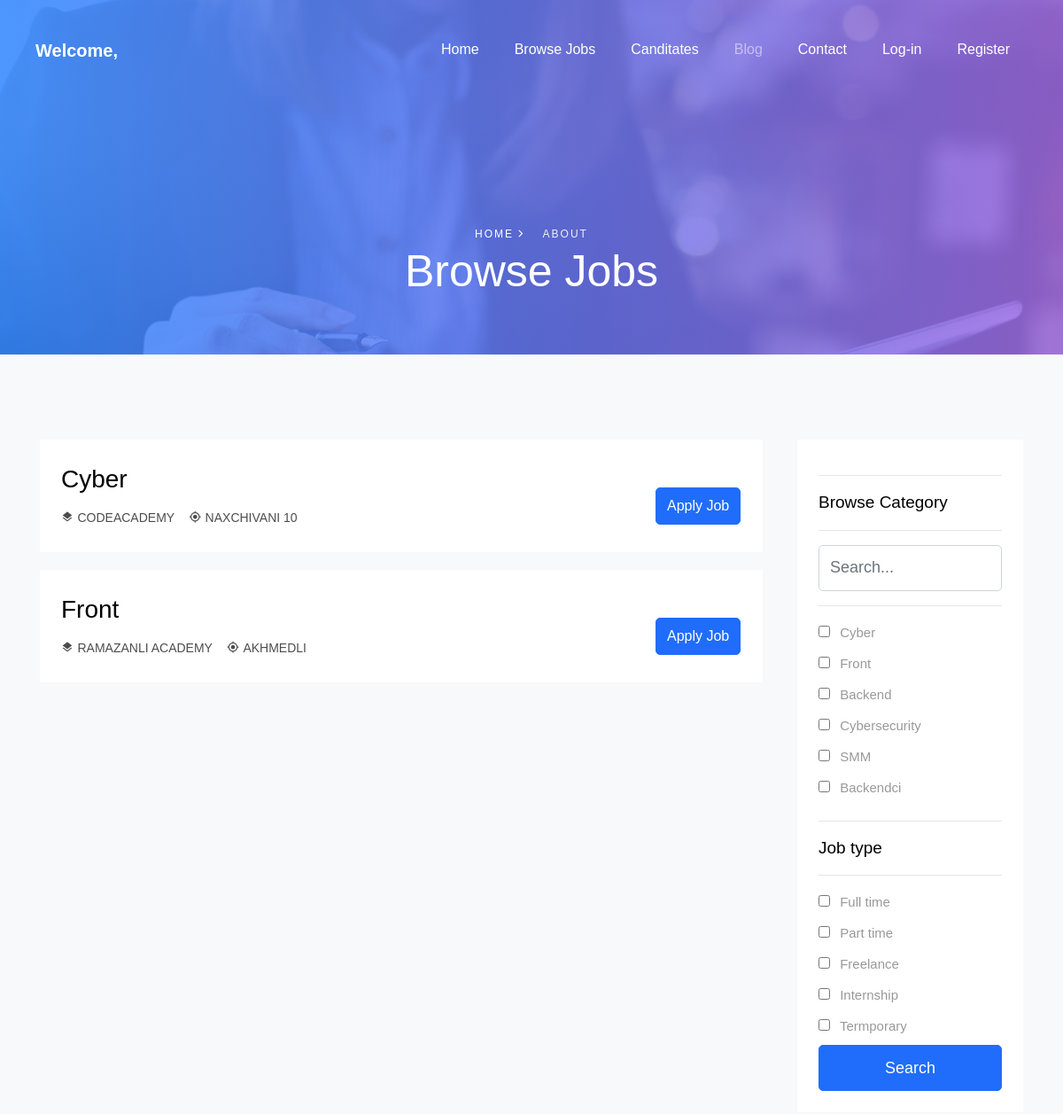
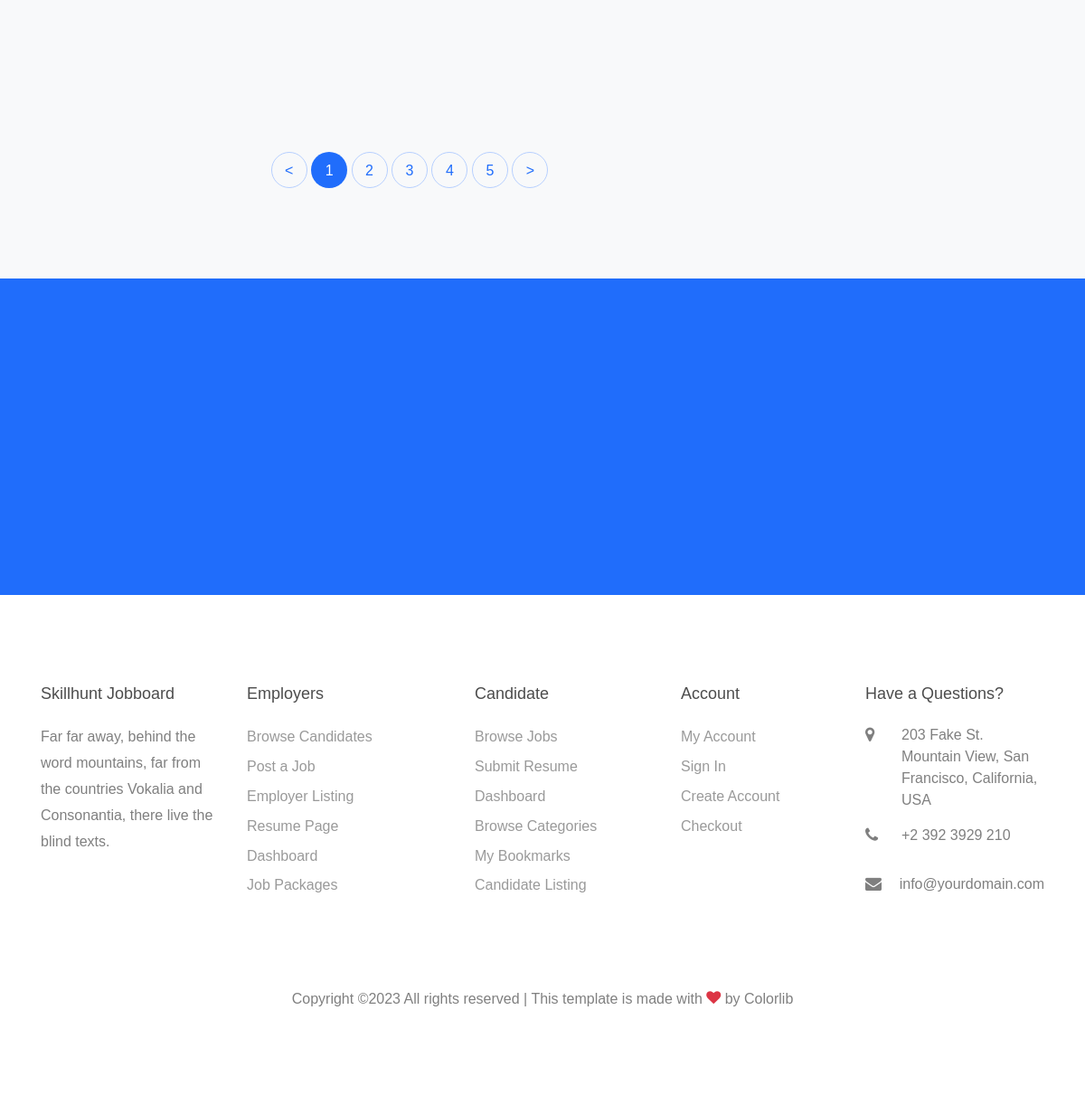
Screenshot of /browsejobs with the database file from the repository (2 pictures, top to bottom).
### core/models.py (models this page shows, shortened)
class JobPost(models.Model):
    CHOICES = (
        ('full_time', 'Full time'),
        ('part_time', 'Part time'),
        ('freelance', 'Freelance'),
        ('internship', 'Internship'),
        ('termporary', 'Termporary')
    )
    title = models.CharField(max_length=100)
    company = models.CharField(max_length=100)
    job_type = models.CharField(choices=CHOICES, max_length=100)
    location = models.CharField(max_length=100)
    description = models.TextField()

### core/views.py (the view, shortened to what this page needs)
# urls.py: path('browsejobs', BrowseJobsView.as_view(), name='browsejobs'),
class BrowseJobsView(ListView):
    model = JobPost
    template_name = 'browsejobs.html'
    def get(self, request, *args, **kwargs):
        job = JobPost.objects.all()
        query_search = request.GET.get('q')
        query_category = request.GET.getlist('job')
        query_type = request.GET.getlist('type')
        context = {
            'job': job,
            'job_type': CHOICES,
        }
        return render(request, 'browsejobs.html', context=context)

### templates/browsejobs.html (shortened to what this page needs)
{% extends 'base.html' %}
{% load static %}
{% block content %}
    <div class="hero-wrap hero-wrap-2" style="background-image: url({% static 'images/bg_1.jpg' %});" data-stellar-background-ratio="0.5">
      <div class="overlay"></div>
      <div class="container">
        <div class="row no-gutters slider-text align-items-end justify-content-start">
          <div class="col-md-12 ftco-animate text-center mb-5">
          	<p class="breadcrumbs mb-0"><span class="mr-3"><a href="index.html">Home <i class="ion-ios-arrow-forward"></i></a></span> <span>About</span></p>
            <h1 class="mb-3 bread">Browse Jobs</h1>
          </div>
        </div>
      </div>
    </div>
		<section class="ftco-section bg-light">
			<div class="container">
				<div class="row">
					<div class="col-lg-9 pr-lg-4">
						<div class="row">
							{% for i in job %}
							<div class="col-md-12 ftco-animate">
		            <div class="job-post-item p-4 d-block d-lg-flex align-items-center">
		              <div class="one-third mb-4 mb-md-0">
		                <div class="job-post-item-header align-items-center">
		                  <h2 class="mr-3 text-black"><a href="#">{{i.title}}</a></h2>
		                </div>
		                <div class="job-post-item-body d-block d-md-flex">
		                  <div class="mr-3"><span class="icon-layers"></span> <a href="#">{{i.company}}</a></div>
		                  <div><span class="icon-my_location"></span> <span>{{i.location}}</span></div>
		                </div>
		              </div>
		              <div class="one-forth ml-auto d-flex align-items-center mt-4 md-md-0">
		              	<div>
		                </div>
		                <a href="job-single.html" class="btn btn-primary py-2">Apply Job</a>
		              </div>
		            </div>
		          </div>
{% endfor %}
		        </div>
		        <div class="row mt-5">
		          <div class="col text-center">
		            <div class="block-27">
		              <ul>
		                <li><a href="#">&lt;</a></li>
		                <li class="active"><span>1</span></li>
		                <li><a href="#">2</a></li>
		                <li><a href="#">3</a></li>
		                <li><a href="#">4</a></li>
		                <li><a href="#">5</a></li>
		                <li><a href="#">&gt;</a></li>
		              </ul>
		            </div>
		          </div>
		        </div>
		      </div>
		      <div class="col-lg-3 sidebar">
		        <div class="sidebar-box bg-white p-4 ftco-animate">
					<hr>
		        	<h3 class="heading-sidebar">Browse Category</h3>
					<hr>
		        	<form action="" class="browse-form" method="get">
 <input type="text" name="q" class="form-control" placeholder="Search...">
						<hr>
						{% for i in job %}
							  <label for="{{i.title}}"><input type="checkbox" id="{{i.title}}" name="job" value="{{i.title}}" > {{ i.title }} </label><br>
						{% endfor %}
						<hr>
<h3 class="heading-sidebar">Job type</h3>
						<hr>
						{% for key,item in job_type %}
							  <label for="{{key}}"><input type="checkbox" id="{{key}}" name="type" value="{{key}}" >
								  {{item}}</label><br>
						{% endfor %}
											<div class="form-field">
								                	<button type="submit" class="form-control btn btn-primary">Search</button>
									              </div>
							</form>
		        </div>
		      </div>
				</div>
			</div>
		</section>
		<section class="ftco-section-parallax">
      <div class="parallax-img d-flex align-items-center">
        <div class="container">
          <div class="row d-flex justify-content-center">
          </div>
        </div>
      </div>
    </section>
 {% endblock content %}

### static/css/icomoon.css (style rules this page uses)
[class^="icon-"], [class*=" icon-"] { font-family: 'icomoon' !important; speak: none; font-style: normal; font-weight: normal; font-variant: normal; text-transform: none; line-height: 1; -webkit-font-smoothing: antialiased; -moz-osx-font-smoothing: grayscale; }
.icon-my_location:before { content: "\e55c"; }
.icon-layers:before { content: "\e53b"; }

### rows the page displays
JobPost: title "Cyber", company "CODEACADEMY", location "NAXCHIVANI 10"
JobPost: title "Front", company "RAMAZANLI ACADEMY", location "AKHMEDLI"
JobPost: title "Backend"
JobPost: title "Cybersecurity"
JobPost: title "SMM"
JobPost: title "Backendci"

### other values shown
{{ item }} "Full time" "Part time" "Freelance" "Internship" "Termporary"
